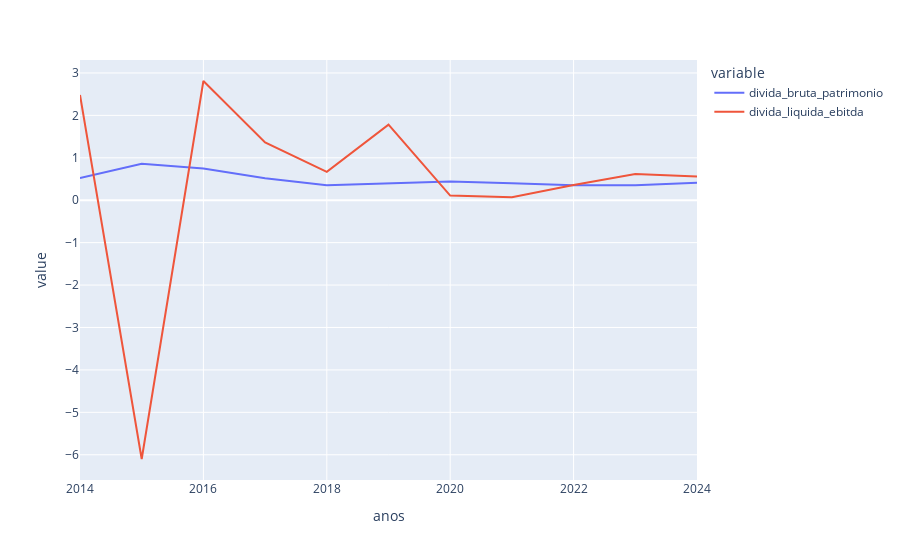

The notebook cell this image was saved under:
### Code cell
grafico_3 = {"anos" : [2014, 2015, 2016, 2017, 2018, 2019, 2020, 2021, 2022, 2023, 2024],
            "divida_bruta_patrimonio" : [0.52, 0.86, 0.75, 0.52, 0.35, 0.39, 0.44, 0.4, 0.35, 0.35, 0.41],
            "divida_liquida_ebitda" : [2.48, -6.1, 2.81, 1.36, 0.67, 1.78, 0.11, 0.07, 0.36, 0.62, 0.56]}

g3 = pd.DataFrame(grafico_3)
px.line(g3, x='anos', y=['divida_bruta_patrimonio', 'divida_liquida_ebitda'])

### Figure 1 — Plotly figure (JSON) as saved in the notebook; plotly's stock layout.template omitted (floating-point values rounded to 4 significant figures)
{"data": [{"hovertemplate": "variable=divida_bruta_patrimonio<br>anos=%{x}<br>value=%{y}<extra></extra>", "legendgroup": "divida_bruta_patrimonio", "line": {"color": "#636efa", "dash": "solid"}, "marker": {"symbol": "circle"}, "mode": "lines", "name": "divida_bruta_patrimonio", "orientation": "v", "showlegend": true, "type": "scatter", "x": [2014, 2015, 2016, 2017, 2018, 2019, 2020, 2021, 2022, 2023, 2024], "xaxis": "x", "y": [0.52, 0.86, 0.75, 0.52, 0.35, 0.39, 0.44, 0.4, 0.35, 0.35, 0.41], "yaxis": "y"}, {"hovertemplate": "variable=divida_liquida_ebitda<br>anos=%{x}<br>value=%{y}<extra></extra>", "legendgroup": "divida_liquida_ebitda", "line": {"color": "#EF553B", "dash": "solid"}, "marker": {"symbol": "circle"}, "mode": "lines", "name": "divida_liquida_ebitda", "orientation": "v", "showlegend": true, "type": "scatter", "x": [2014, 2015, 2016, 2017, 2018, 2019, 2020, 2021, 2022, 2023, 2024], "xaxis": "x", "y": [2.48, -6.1, 2.81, 1.36, 0.67, 1.78, 0.11, 0.07, 0.36, 0.62, 0.56], "yaxis": "y"}], "layout": {"legend": {"title": {"text": "variable"}, "tracegroupgap": 0}, "margin": {"t": 60}, "xaxis": {"anchor": "y", "domain": [0, 1], "title": {"text": "anos"}}, "yaxis": {"anchor": "x", "domain": [0, 1], "title": {"text": "value"}}}}
